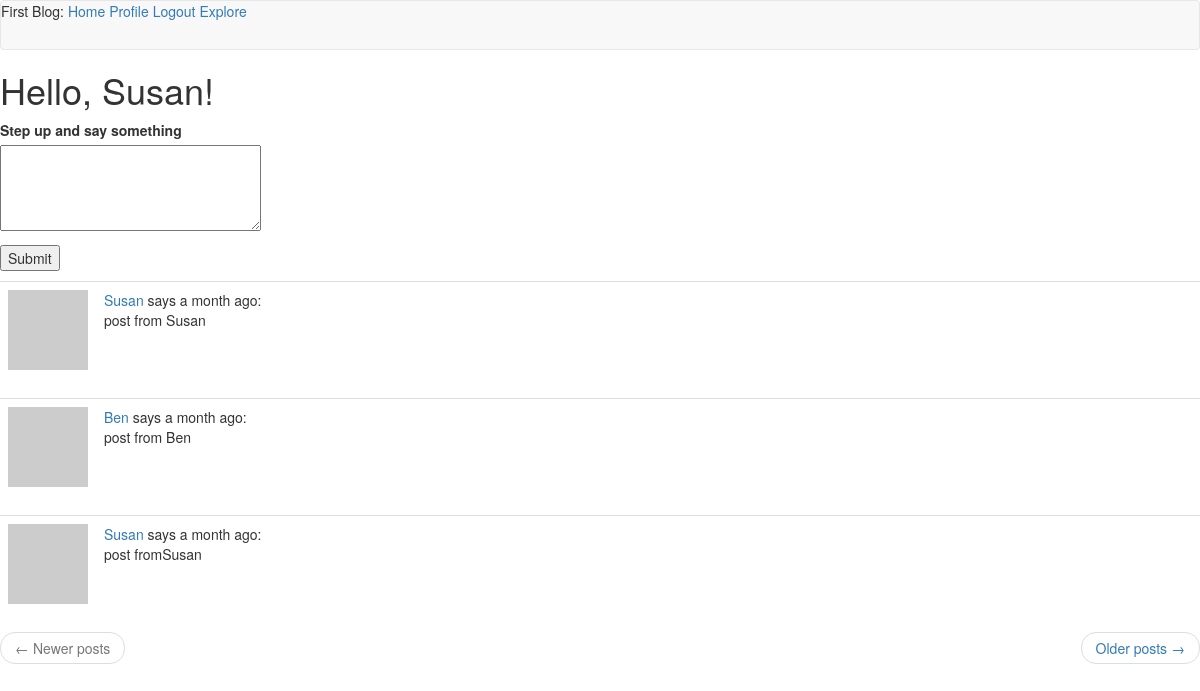
Before: /index (signed in) with the older database file.
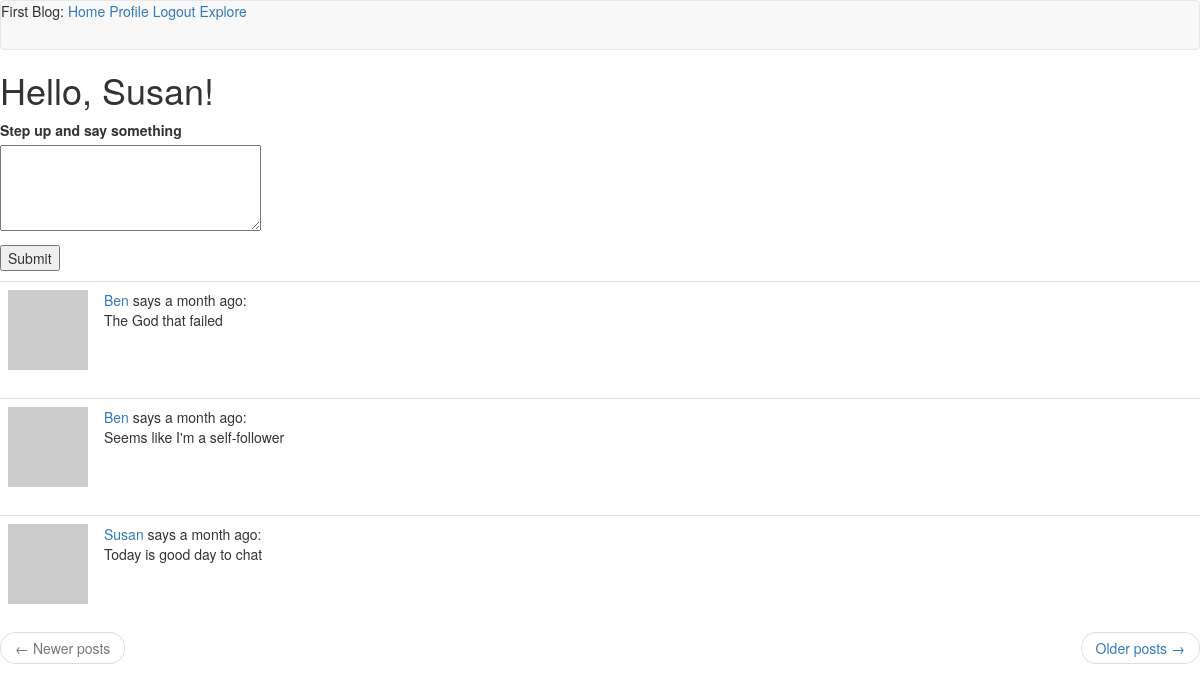
After: the same page with the newer database file.
### ap/models.py (models this page shows, shortened)
class Post(db.Model):
    id = db.Column(db.Integer, primary_key = True)
    body = db.Column(db.String(140))
    timestamp = db.Column(db.DateTime, index = True, default = datetime.utcnow)
    user_id = db.Column(db.Integer, db.ForeignKey('user.id'))

class User(UserMixin, db.Model):
    id = db.Column(db.Integer, primary_key = True)
    username = db.Column(db.String(64), index = True, unique = False)
    email = db.Column(db.String(120), index = True, unique = True)
    password_hash = db.Column(db.String(128))
    posts = db.relationship('Post', backref = 'author', lazy = 'dynamic')
    about_me = db.Column(db.String(140))
    last_seen = db.Column(db.DateTime, default=datetime.utcnow)
    followed = db.relationship(
       'User', secondary=followers,
        primaryjoin=(followers.c.follower_id == id),
        secondaryjoin=(followers.c.followed_id == id),
        backref=db.backref('followers', lazy='dynamic'), lazy='dynamic')
    def avatar(self, size):
        digest = md5(self.email.lower().encode('utf-8')).hexdigest()
        return 'https://www.gravatar.com/avatar/{}?d=identicon&s={}'.format(digest, size)
    def followed_posts(self):
        followed = Post.query.join(
            followers, (followers.c.followed_id == Post.user_id)).filter(
            followers.c.follower_id == self.id)
        own = Post.query.filter_by(user_id=self.id)
        return followed.union(own).order_by(Post.timestamp.desc())

### ap/routes.py (the view)
@app.route('/', methods=['GET', 'POST'])
@app.route('/index', methods=['GET', 'POST'])
@login_required
def index():
    form = PostForm()
    if form.validate_on_submit():
        post = Post(body=form.post.data, author=current_user)
        db.session.add(post)
        db.session.commit()
        flash('It flew away. Suffer!!!')
        return redirect(url_for('index'))
    page = request.args.get('page', 1, type=int)
    posts = current_user.followed_posts().paginate(page, app.config['POSTS_PER_PAGE'], False)
    next_url = url_for('index', page=posts.next_num) \
        if posts.has_next else None
    prev_url = url_for('index', page=posts.prev_num) \
        if posts.has_prev else None
    return render_template("index.html", title = 'Fuck off', form=form, posts = posts.items, next_url=next_url, prev_url=prev_url)

### ap/forms.py
class PostForm(FlaskForm):
    post = TextAreaField('Step up and say something', validators=[DataRequired(), Length(min=1, max=140)])
    submit = SubmitField('Submit')

### ap/models.py (called while the page is built)
@login.user_loader
def load_user(id):
    return User.query.get(int(id))

### ap/routes.py (called while the page is built)
@app.before_request
def before_request():
    if current_user.is_authenticated:
        current_user.last_seen = datetime.utcnow()
        db.session.commit()

### ap/templates/index.html (shortened to what this page needs)
{% extends "base.html" %}
{% block content %}
    <h1>Hello, {{ current_user.username }}!</h1>
    {% if form %}
    <form action="" method="post">
        <p>
            {{ form.post.label }}<br>
            {{ form.post(cols=32, rows=4) }}<br>
        </p>
        <p>
            {{ form.submit() }}
        </p>
    </form>
    {% endif %}
    {% for post in posts %}
        {% include '_post.html' %}
    {% endfor %}
    <nav aria-label="...">
        <ul class="pager">
            <li class="previous{% if not prev_url %} disabled{% endif %}">
                <a href="{{ prev_url or '#' }}">
                    <span aria-hidden="true">&larr;</span> Newer posts
                </a>
            </li>
            <li class="next{% if not next_url %} disabled{% endif %}">
                <a href="{{ next_url or '#' }}">
                    Older posts <span aria-hidden="true">&rarr;</span>
                </a>
            </li>
        </ul>
    </nav>
{% endblock %}

### ap/templates/_post.html
<table class="table table-hover">
    <tr>
        <td width="70px">
            <a href="{{ url_for('user', username=post.author.username) }}">
                <img src="{{ post.author.avatar(70) }}" />
            </a>
        </td>
        <td>
            <a href="{{ url_for('user', username=post.author.username) }}">
                {{ post.author.username }}
            </a>
            says {{ moment(post.timestamp).fromNow() }}:
            <br>
            {{ post.body }}
        </td>
    </tr>
</table>

Changed rows visible on the page:
no longer on this page (row unchanged): Post: author.username "Susan", timestamp "a month ago", body "post from Susan"
no longer on this page (row unchanged): Post: author.username "Ben", timestamp "a month ago", body "post from Ben"
no longer on this page (row unchanged): Post: author.username "Susan", timestamp "a month ago", body "post fromSusan"
added Post: author.username "Ben", timestamp "a month ago", body "The God that failed"
added Post: author.username "Ben", timestamp "a month ago", body "Seems like I'm a self-follower"
added Post: author.username "Susan", timestamp "a month ago", body "Today is good day to chat"
